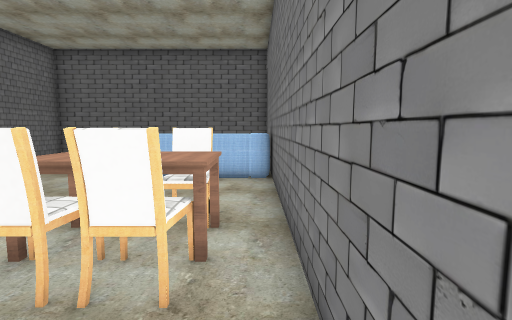
[1] (above)

13 first-person views from a walk through a 3-D level made in the Unity game engine. The camera is 1.5 m above the floor, tilts 6° down and sees 80° across. Doors are open. The floor is counted in squares, 1 m on a side. Each view is taken from the middle of a square. On the plan, view 1 faces up. The plan holds only what a view shows up to about 15 squares ahead; the rest is blank. The place goes on beyond the plan. The player is left out. Some surface patterns are stand-ins.

[2]
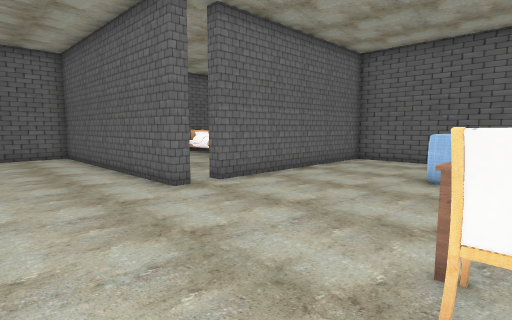

[3]
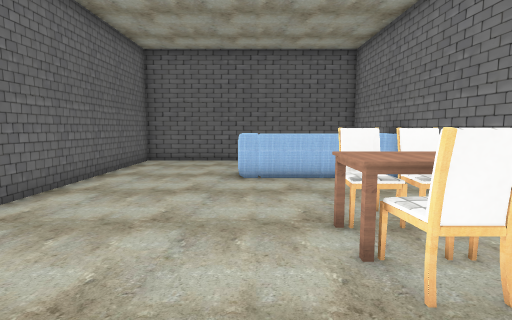

[4]
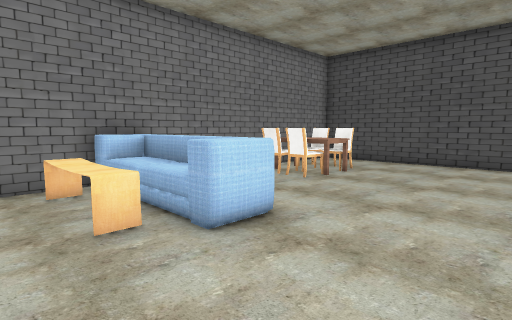

[5]
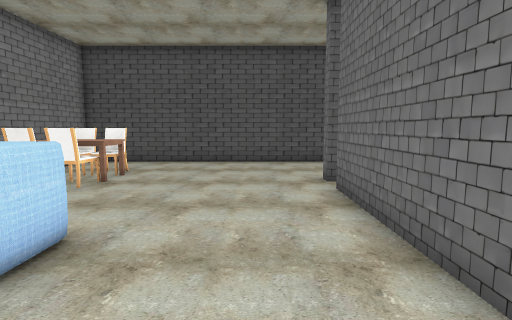

[6]
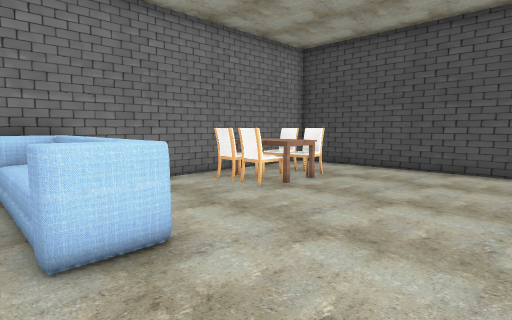

[7]
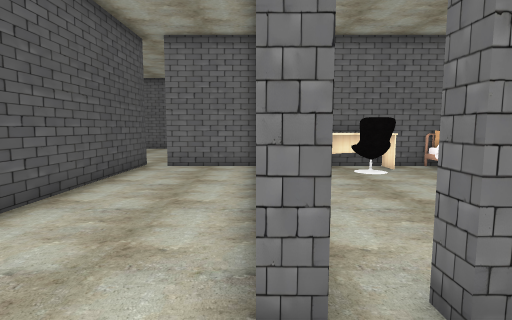

[8]
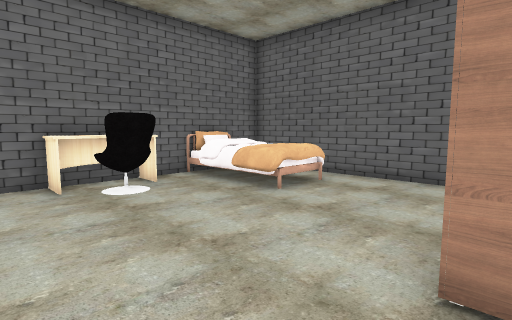

[9]
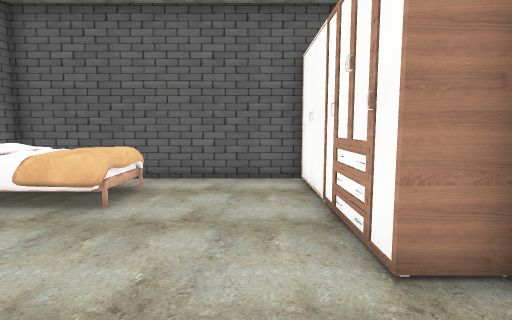

[10]
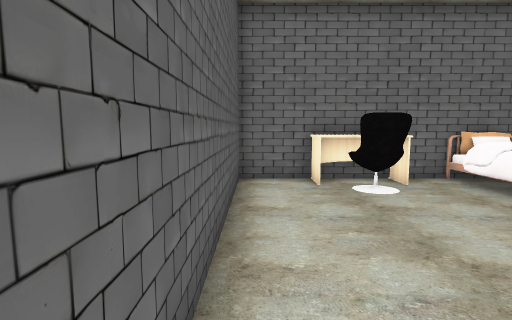

[11]
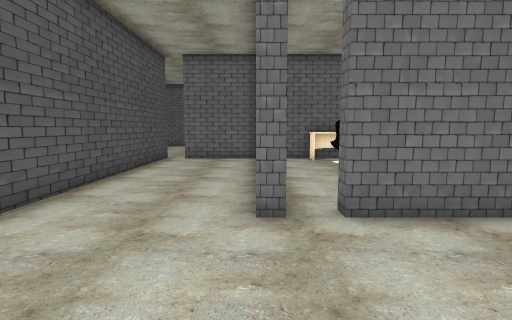

[12]
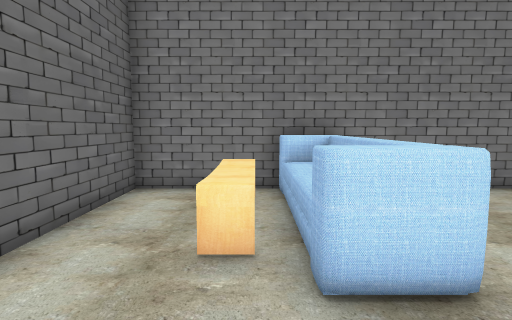

[13]
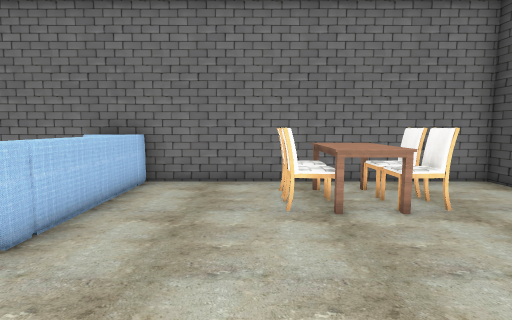

### Floor plan
Points are (right, up) in squares from view 1. A wall is a line through its corners. A room is listed if a view was taken in it or the views show most of it. See-through windows are left out.
Room 1 (views 1, 2, 3, 4, 5, 6, 7, 11, 12, 13)
walls: (-9, 4.5) (-9, 4) (-19, 4) (-19, 0.5); (-19.5, -0.5) (0.5, -0.5) (0.5, 14) (-9, 14) (-9, 5.5)
ways out: open door at (-9, 5) to room 2; open door at (-19, 0)
objects: sofa (-4, 9) to (0, 10); table (-3, 4) to (-1, 4); table (-3, 11) to (-1, 11); chair (-2, 3); chair (-2, 5); chair (-1, 3); chair (-1, 5)
Room 2 (views 8, 9, 10)
walls: (-10.6, 14) (-19, 14) (-19, 4.5) (-9, 4.5)
ways out: open door at (-9, 5) to room 1
objects: desk (-18, 7) to (-18, 9); bed (-18, 13) to (-16, 13); chair (-17, 8); cabinet (-11, 9); cabinet (-11, 12)

Where each view was taken, in squares from view 1:
view 1: 0 up, 0 right, facing up
view 2: 0 up, 2 left, facing up-left
view 3: 0 up, 4 left, facing up
view 4: 13 up, 8 left, facing down-right
view 5: 13 up, 7 left, facing down
view 6: 11 up, 8 left, facing down-right
view 7: 4 up, 7 left, facing left
view 8: 5 up, 10 left, facing up-left
view 9: 5 up, 12 left, facing up
view 10: 5 up, 10 left, facing left
view 11: 4 up, 4 left, facing left
view 12: 11 up, 7 left, facing right
view 13: 6 up, 8 left, facing right
